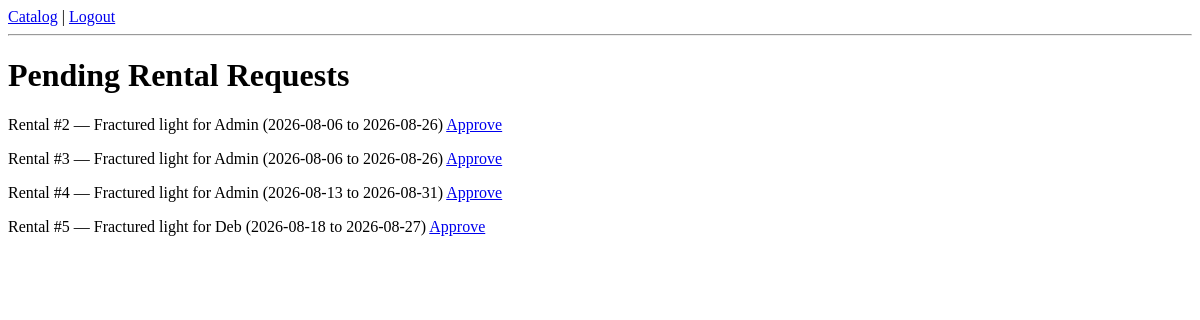
/admin/rentals (signed in), run on an earlier commit of the app's database.
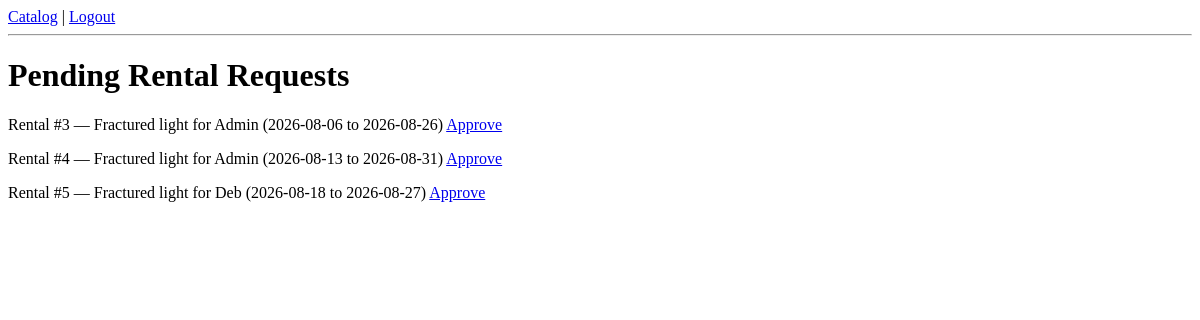
And on a later commit of the database.
### models.py (models this page shows, shortened)
class Rental(db.Model):
    id = db.Column(db.Integer, primary_key=True)
    user_id = db.Column(db.Integer,db.ForeignKey("user.id"), nullable=False)
    artwork_id = db.Column(db.Integer,db.ForeignKey("artwork.id"), nullable=False)
    start_date = db.Column(db.Date, nullable=False)
    end_date = db.Column(db.Date, nullable=False)
    status = db.Column(db.String(20), default="pending")
    user = db.relationship("User", backref="rentals")
    artwork = db.relationship("Artwork", backref="rentals")

class Artwork(db.Model):
    id = db.Column(db.Integer, primary_key=True)
    title = db.Column(db.String(150), nullable=False)
    artist_name = db.Column(db.String(150), nullable=False)
    category = db.Column(db.String(80))
    price_per_month = db.Column(db.Float, nullable=False)
    is_available = db.Column(db.Boolean, default=True)

class User(db.Model, UserMixin):
    id = db.Column(db.Integer, primary_key=True)
    name = db.Column(db.String(100),nullable=False)
    email = db.Column(db.String(120),unique=True, nullable=False)
    password_hash = db.Column(db.String(200), nullable=False)
    is_admin = db.Column(db.Boolean, default=False)

### app.py (the view)
@app.route("/admin/rentals")
@login_required
def admin_rentals():
    if not current_user.is_admin:
        return "Access denied - admins only", 403
    pending = Rental.query.filter_by(status="pending").all()
    return render_template("admin_rentals.html", rentals=pending)

### app.py (called while the page is built)
@login_manager.user_loader
def load_user(user_id):
    return User.query.get(int(user_id))

### templates/admin_rentals.html (shortened to what this page needs)
{% extends "base.html" %}
{% block content %}
    <h1>Pending Rental Requests</h1>
    {% for rental in rentals %}
        <p>
            Rental #{{ rental.id }} — {{ rental.artwork.title }} for {{ rental.user.name }}
            ({{ rental.start_date }} to {{ rental.end_date }})
            <a href="/admin/rentals/{{ rental.id }}/approve">Approve</a>
        </p>
    {% endfor %}
{% endblock %}

### templates/base.html (shortened to what this page needs)
<!DOCTYPE html>
<html>
<head>
</head>
<body>
    <nav>
        <a href="/">Catalog</a> |
        {% if current_user.is_authenticated %}
            <a href="/logout">Logout</a>
        {% else %}
            <a href="/login">Login</a> |
            <a href="/register">Register</a>
        {% endif %}
    </nav>
    <hr>
    {% block content %}{% endblock %}
</body>
</html>

What changed in the data, as far as the page shows it:
no longer on this page (row edited): Rental: id "2", artwork "Fractured light", user.name "Admin", start_date "2026-08-06", end_date "2026-08-26"
